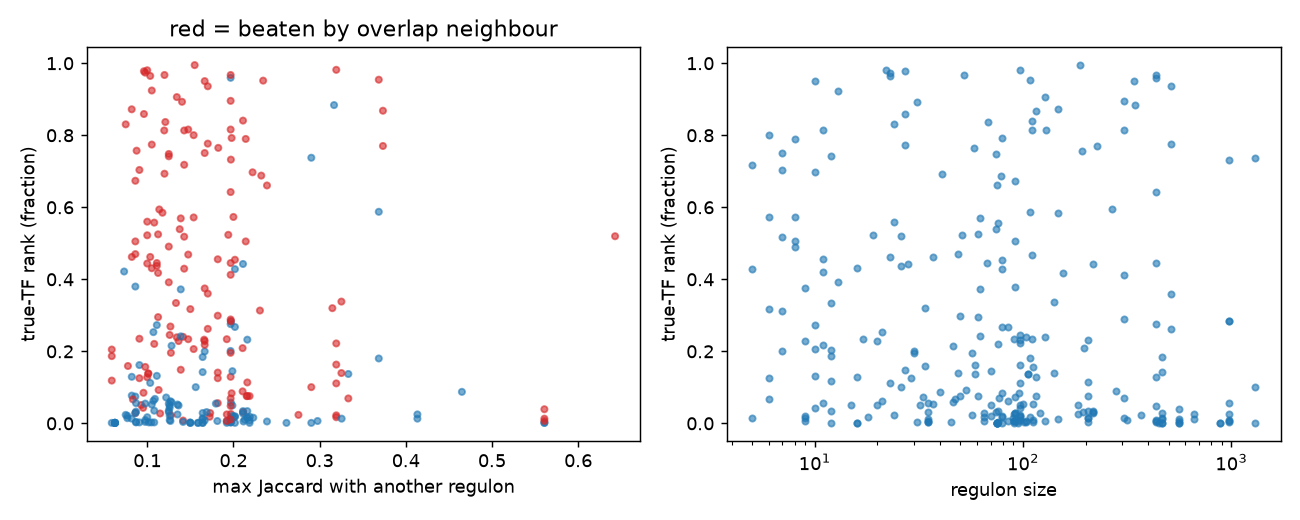

This chart was generated by the following Python code:
"""Gap check: where does ULM+CollecTRI miss on knockTF, and is it regulon overlap or size?"""
import anndata as ad, decoupler as dc, numpy as np, pandas as pd
import matplotlib; matplotlib.use("Agg"); import matplotlib.pyplot as plt

adata = ad.read_h5ad("../data/knocktf.h5ad")
net = pd.read_parquet("../data/collectri.parquet")
dc.mt.ulm(adata, net, tmin=5)
S = adata.obsm["score_ulm"]                      # experiments x TFs
tfs = S.columns

# regulon size + pairwise Jaccard overlap between regulons
reg = net[net.source.isin(tfs)].groupby("source").target.apply(set)
size = reg.map(len).reindex(tfs)
M = pd.DataFrame({t: {u: len(reg[t] & reg[u]) / len(reg[t] | reg[u]) for u in tfs} for t in tfs})
M = M.mask(np.eye(len(tfs), dtype=bool), 0)

rows = []
for exp, tf in adata.obs.source.items():
    if tf not in tfs: continue
    s = S.loc[exp]
    sign = adata.obs.loc[exp, "type_p"]            # -1 knockdown, +1 overexpression
    r = (sign * s).rank(ascending=False)           # 1 = true TF is the most extreme in the expected direction
    nb = M[tf].nlargest(5)                         # 5 most overlapping TFs
    fam = (sign * s[[tf, *nb.index]]).rank(ascending=False)
    rows.append(dict(exp=exp, tf=tf, rank=r[tf], frac=r[tf] / len(tfs), fam_rank=fam[tf],
                     size=size[tf], max_jac=nb.iloc[0], top_nb=nb.index[0]))
df = pd.DataFrame(rows)
df["miss"] = df.frac > 0.10                        # true TF not in top 10%
df["fam_miss"] = df.fam_rank > 1                   # beaten by an overlap neighbour
assert df["rank"].min() >= 1 and df.frac.max() <= 1
df.to_csv("gapcheck.csv", index=False)

print(f"{len(df)} experiments, {df.tf.nunique()} TFs, top-10% hit rate {1 - df.miss.mean():.2f}, "
      f"beaten by a neighbour {df.fam_miss.mean():.2f}")
for col in ["size", "max_jac"]:
    df[col + "_bin"] = pd.qcut(df[col], 3, labels=["low", "mid", "high"], duplicates="drop")
    print(f"\nby {col}:\n", df.groupby(col + "_bin", observed=True)[["miss", "fam_miss"]].mean().round(2)
          .join(df.groupby(col + "_bin", observed=True).size().rename("n")))
print("\nmost-missed TFs:\n", df.groupby("tf").agg(n=("miss", "size"), miss=("miss", "mean"), fam_miss=("fam_miss", "mean"),
      size=("size", "first"), jac=("max_jac", "first"), nb=("top_nb", "first")).query("n>=3").sort_values("miss", ascending=False).head(15).round(2))

fig, ax = plt.subplots(1, 2, figsize=(10, 4))
ax[0].scatter(df.max_jac, df.frac, c=df.fam_miss.map({True: "C3", False: "C0"}), s=12, alpha=.6)
ax[0].set(xlabel="max Jaccard with another regulon", ylabel="true-TF rank (fraction)", title="red = beaten by overlap neighbour")
ax[1].scatter(df["size"], df.frac, s=12, alpha=.6); ax[1].set(xscale="log", xlabel="regulon size", ylabel="true-TF rank (fraction)")
fig.tight_layout(); fig.savefig("gapcheck.png", dpi=130)
